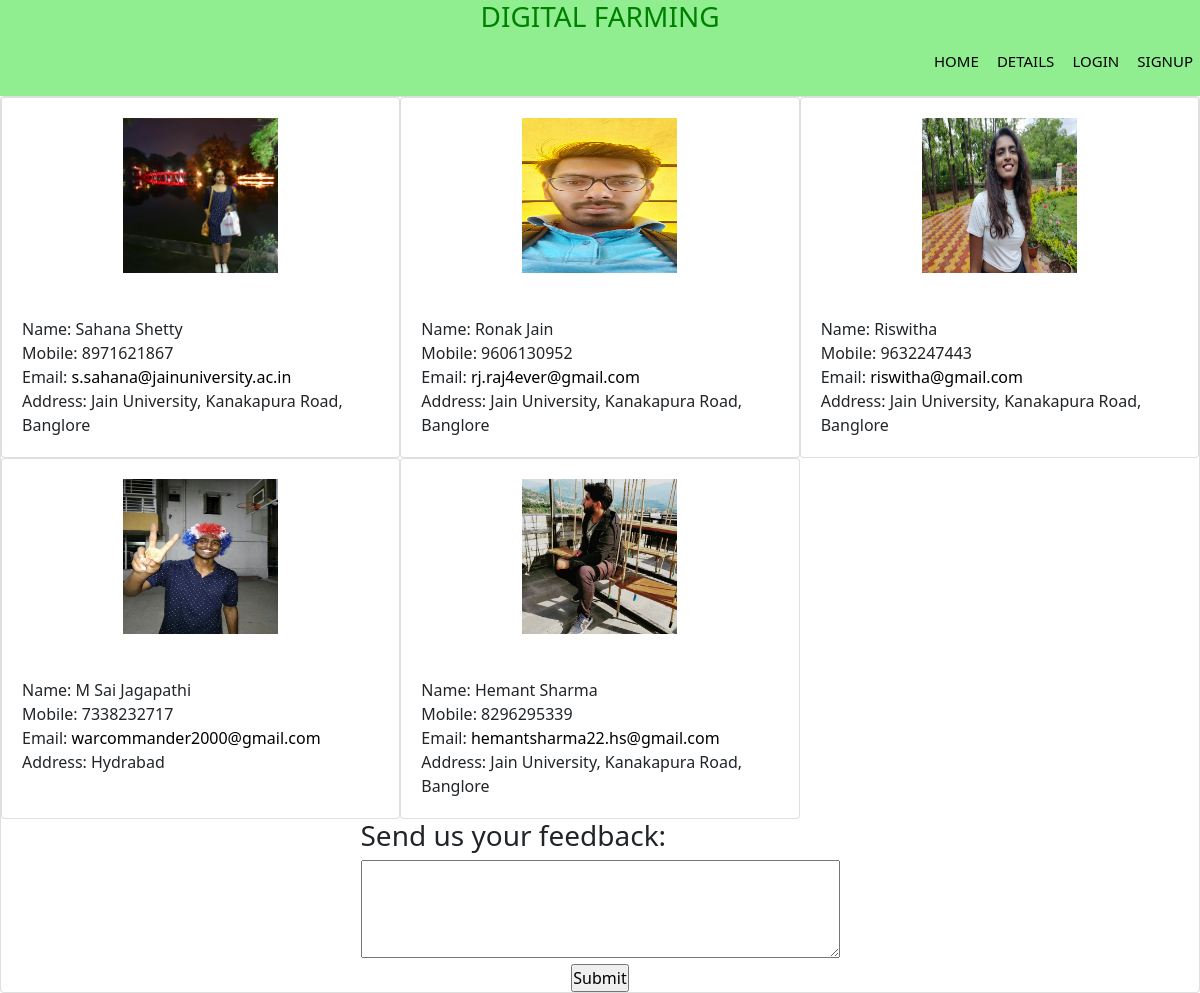
Page /contact/ on the committed database.
### contact/models.py (models this page shows)
class contact(models.Model):
    name = models.CharField(max_length=100)
    mobile_no = models.CharField(max_length=10)
    address = models.CharField(max_length=100)
    email=models.EmailField()
    workStatus = (
        ('Teacher','Teacher'),
        ('Student','Student')
    )
    category = models.CharField(max_length=50, choices=workStatus)
    img = models.ImageField(upload_to='Contact')

### contact/views.py (the view)
# urls.py: path('',views.contacts,name='contacts'),
def contacts(request):
     con=contact.objects.all()
     return render(request,'contact/contact.html',locals())

### templates/contact/contact.html (shortened to what this page needs)
{% extends 'base.html' %}
{% load static %}
{% block link %}
<link rel="stylesheet" href="{% static 'css/contact/contacts.css' %}?{% now "U" %}">
{% endblock %}
{% block body_content %}
<div class="content_body">
    {% for i in con %}
    {% if i.category == "Teacher" %}
    <div class="teacher card">
        <div class="personimg">
            <img src="{{ i.img.url }}" height="155" width="155">
        </div>
        <br>
        <div class="details card-body">
            Name: {{ i.name|title }}<br>
            Mobile: {{ i.mobile_no }}<br>
            Email: <a href="mailto: {{ i.email }}?subject=Mail from Our Site">{{ i.email }}</a><br>
            Address: {{ i.address|title }}<br>
        </div>
    </div>
    {% endif %}
    {% endfor %}
    {% for i in con %}
    {% if i.category == "Student" %}
    <div class="student card">
        <div class="personimg">
            <img src="{{ i.img.url }}" height="155" width="155">
        </div>
        <br>
        <div class="details card-body">
            Name: {{ i.name|title }}<br>
            Mobile: {{ i.mobile_no }}<br>
            Email: <a href="mailto: {{ i.email }}?subject=Mail from Our Site">{{ i.email }}</a><br>
            Address: {{ i.address|title }}
        </div>
    </div>
    {% endif %}
    {% endfor %}
</div>
<div class="feedbackform">
    <form method="post" action="feedback">
        <h3>Send us your feedback:</h3>
        <textarea name="feedback" rows="4" cols="50"></textarea>
        <br>
        <center><input type="submit"></center>
    </form>
</div>
{% endblock %}

### templates/base.html (shortened to what this page needs)
{% load static %}
<!DOCTYPE html>
<html lang="en">
<head>
    <link rel="stylesheet" href="{% static 'css/base.css' %}?{% now "U" %}">
    {% block link %}{% endblock %}
    <link href="https://cdn.jsdelivr.net/npm/bootstrap@5.0.0-beta2/dist/css/bootstrap.min.css" rel="stylesheet"
>
</head>
<body>
    <div class="mainbody">
        <div class="mainbody_header">
            <center><h3>DIGITAL FARMING</h3></center>
            <ul>
                {% if user.is_authenticated %}
                <li style="border: none; border-right: solid black 1px;">Welcome, {{ user.first_name }}</li>
                <li><a href="{% url 'home' %}">HOME</a></li>
                <li><a href="{% url 'userprofile' %}">PROFILE</a></li>
                <li><a href="{% url 'detail' %}">DETAILS</a></li>
                <li><a href="{% url 'contacts' %}">CONTACT</a></li>
                <li><a href="{% url 'logout' %}">LOGOUT</a></li>
                {% else %}
                <li><a href="{% url 'home' %}">HOME</a></li>
                <li><a href="{% url 'detail' %}">DETAILS</a></li>
                <li><a href="{% url 'login' %}">LOGIN</a></li>
                <li><a href="{% url 'signup' %}">SIGNUP</a></li>
                {% endif %}
            </ul>
        </div>
        <div class="mainbody_body card">
            {% block body_content %}{% endblock %}
        </div>
    </div>
</body>
</html>

### static/css/base.css (style rules this page uses)
html,body { height: auto; }
* { margin: 0%; padding: 0%; }
.mainbody { display: grid; grid-template-rows: auto auto; }
.mainbody_header h3 { text-align: center; color: green; width: 30%; }
.mainbody_header ul { position: inherit; float: right; }
.mainbody_header ul li { display: inline-block; padding: 7px; }
.mainbody_header ul li a { text-decoration: none; color: black; font-size:15px; }
.mainbody_header { background-color: lightgreen; }

### static/css/contact/contacts.css (style rules this page uses)
.personimg { align-self: center; }
.mainbody_body { background-color: #447e9b; }
.content_body { display: grid; grid-template-columns: auto auto auto; }
.content_body div { padding: 10px; }
.content_body a { text-decoration: none; color: black }
.mainbody_body { background: #ffffff; }
.feedbackform { align-self: center; }

### rows in the picture
contact: img (picture), name "Sahana Shetty", mobile_no "8971621867", email "s.sahana@jainuniversity.ac.in", address "Jain University, Kanakapura Road, Banglore"
contact: img (picture), name "Ronak Jain", mobile_no "9606130952", email "rj.raj4ever@gmail.com", address "Jain University, Kanakapura Road, Banglore"
contact: img (picture), name "Riswitha", mobile_no "9632247443", email "riswitha@gmail.com", address "Jain University, Kanakapura Road, Banglore"
contact: img (picture), name "M Sai Jagapathi", mobile_no "7338232717", email "warcommander2000@gmail.com", address "Hydrabad"
contact: img (picture), name "Hemant Sharma", mobile_no "8296295339", email "hemantsharma22.hs@gmail.com", address "Jain University, Kanakapura Road, Banglore"
